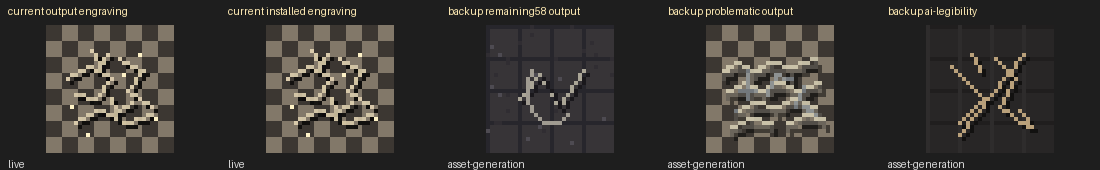
#> input picture asset-generation/outputs/engraving-runtime-audit-contact-sheet.png, 1100 x 170 px
$ python -i ai_refine_cat_family.py   (imports and definitions only)
#> lines starting #> are read from the running program, lines starting #| are printed output that depends on the picture
#!/usr/bin/env python3
"""AI-refine NetHack cat/pet tiles with the transparent ComfyUI workflow.

Targets Boss-rejected deterministic/simple cat placeholders and installs real
AI-painted transparent sprites at production paths.
"""
from __future__ import annotations
import json, shutil, sys, time, importlib.util
from dataclasses import asdict
from pathlib import Path
from PIL import Image, ImageFilter

ROOT = Path(__file__).resolve().parents[2]
spec = importlib.util.spec_from_file_location('generate_assets_base', ROOT/'asset-generation/scripts/generate_assets.py')
# [1 line not run here, left out]
base.WORKFLOW_PATH = ROOT/'asset-generation/workflows/krea2_basic_rem_back.json'
STATUS = ROOT/'asset-generation/manifests/generation-status.json'
EMAN = ROOT/'assets/tiles/manifest.json'
TARGETS = {
  'kitten-pet': 'friendly tiny kitten pet, warm ginger and cream fur, pointed ears, curled tail, tiny blue collar glint, cute alert pose, three-quarter top-down roguelike sprite, transparent background only',
  'kitten': 'tiny dungeon kitten monster, tan gray fur, pointed ears, curled tail, cautious low pose, three-quarter top-down roguelike sprite, transparent background only',
  'housecat': 'small adult house cat monster, tabby gray-brown fur stripes, arched back, pointed ears, long curved tail, three-quarter top-down roguelike sprite, transparent background only',
  'large-cat': 'large cat monster, tawny mountain-lion style feline, muscular body, pointed ears, long tail, crouched stalking pose, three-quarter top-down roguelike sprite, transparent background only',
}
STYLE = ('A single NetHack game tile sprite, AI-painted pixel-art/painted-pixel hybrid, '
         'readable at actual tiny 32x32 and 9-16px map size, cohesive hand-painted game art, '
         'strong feline silhouette, no SVG/vector flat icon look, no procedural simple shapes, '
         'no text, no letters, no UI badge, no border, no square card, no floor, no shadow rectangle, '
         'transparent/removed background. ')
NEG = (' Avoid photorealism, avoid plush toy, avoid logo, avoid emoji, avoid flat vector icon, '
       'avoid simple silhouette-only placeholder, avoid background card, avoid dungeon floor baked into sprite.')

def backup(p: Path, root: Path):
    if p.exists():
        dst = root / p.relative_to(ROOT); dst.parent.mkdir(parents=True, exist_ok=True)
        if not dst.exists(): shutil.copy2(p, dst)

def alpha_cleanup(im: Image.Image) -> Image.Image:
    im = im.convert('RGBA')
    # If Comfy/RMBG produced no alpha, remove contiguous near-white/near-edge bg.
    alpha = im.getchannel('A')
#> alpha: PIL image 1100x170 L; every value is 255
    if alpha.getextrema()[0] < 250:
        return im
    w,h = im.size; pix = im.load()
#> after `w, h = im.size`: w = 1100; h = 170
    edge=[]
    for x in range(w): edge += [pix[x,0][:3], pix[x,h-1][:3]]
#> this loop made 1100 passes
#> edge on passes 1 to 2: [(30, 30, 30), (30, 30, 30)], [(30, 30, 30), (30, 30, 30), (30, 30, 30), (30, 30, 30)]
#> after the loop, edge = 2200 items, first 6: (30, 30, 30), (30, 30, 30), (30, 30, 30), (30, 30, 30), (30, 30, 30), (30, 30, 30)
    for y in range(h): edge += [pix[0,y][:3], pix[w-1,y][:3]]
#> after the loop, edge = 2540 items, first 6: (30, 30, 30), (30, 30, 30), (30, 30, 30), (30, 30, 30), (30, 30, 30), (30, 30, 30)
    bg = tuple(sum(c[i] for c in edge)//len(edge) for i in range(3))
#> bg = (30, 30, 30)
    stack=[(x,0) for x in range(w)] + [(x,h-1) for x in range(w)] + [(0,y) for y in range(h)] + [(w-1,y) for y in range(h)]
    seen=set(); tol=70
    while stack:
        x,y=stack.pop()
        if x<0 or y<0 or x>=w or y>=h or (x,y) in seen: continue
        r,g,b,a=pix[x,y]; dist=(r-bg[0])**2+(g-bg[1])**2+(b-bg[2])**2
        if dist > tol*tol: continue
        seen.add((x,y)); pix[x,y]=(r,g,b,0)
        stack += [(x+1,y),(x-1,y),(x,y+1),(x,y-1)]
#> after the loop, seen = 144370 items; stack = []
    return im

def fit_to_32(src: Path, dests: list[Path]) -> dict:
    im = alpha_cleanup(Image.open(src))
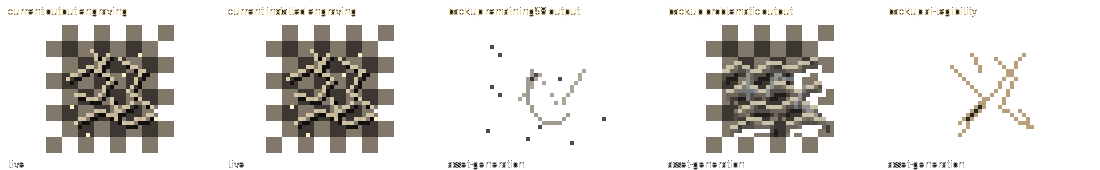
#> im: PIL image 1100x170 RGBA; mean R, G, B, A 54.4, 51.8, 48.6, 58.1; transparent parts drawn white
    # crop transparent margin, then pad to retain full sprite with breathing room
    bbox = im.getbbox()
#> bbox = (8, 7, 1034, 170)
    if bbox: im = im.crop(bbox)
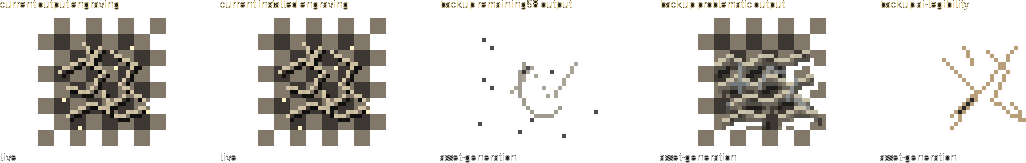
#> im: PIL image 1026x163 RGBA; mean R, G, B, A 57.1, 54.3, 50.7, 65; transparent parts drawn white
    im.thumbnail((28,28), Image.Resampling.LANCZOS)
    canvas = Image.new('RGBA', (32,32), (0,0,0,0))
#> canvas: PIL image 32x32 RGBA; every value is 0
    canvas.alpha_composite(im, ((32-im.width)//2, (32-im.height)//2))
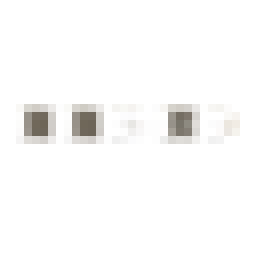
#> canvas: PIL image 32x32 RGBA (shown 8 times larger); mean R, G, B, A 16.2, 15.1, 13.3, 9; transparent parts drawn white
    canvas = canvas.filter(ImageFilter.UnsharpMask(radius=0.7, percent=120, threshold=3))
    for d in dests:
        d.parent.mkdir(parents=True, exist_ok=True); canvas.save(d)
    hist = canvas.getchannel('A').histogram()
    return {'transparentPixels': sum(hist[:16]), 'semiTransparentPixels': sum(hist[16:240]), 'opaquePixels': sum(hist[240:]), 'size': canvas.size}

def main():
    endpoint = sys.argv[1] if len(sys.argv) > 1 else 'http://127.0.0.1:8188'
    manifest = json.loads(EMAN.read_text())
    assets = {a['id']: a for a in manifest['assets']}
    status = json.loads(STATUS.read_text())
    stamp = time.strftime('ai-cat-refine-%Y%m%dT%H%M%SZ', time.gmtime())
    backup_root = ROOT/'asset-generation/backups'/stamp
    stats = base.check_comfy(endpoint); print('ComfyUI reachable:', stats.get('system',{}).get('comfyui_version'))
    run = {'type':'ai-transparent-cat-family-refinement','startedAt':time.strftime('%FT%TZ', time.gmtime()), 'workflow':'asset-generation/workflows/krea2_basic_rem_back.json', 'targets':list(TARGETS), 'backupRoot':str(backup_root.relative_to(ROOT))}
    status.setdefault('runs', []).append(run)
    for i,(aid, desc) in enumerate(TARGETS.items()):
        a = assets[aid]
        for p in [ROOT/a['installedPath'], ROOT/a.get('outputPath','')]:
            if str(p) != str(ROOT): backup(p, backup_root)
        asset = base.Asset(aid, a.get('name', aid), a.get('category',''), a['categorySlug'], a.get('priority','P0'), a.get('glyph',''), a.get('why',''), desc, a.get('renderingNotes',''), STYLE + desc + NEG)
        asset.outputPath = a.get('outputPath') or f'asset-generation/outputs/{asset.categorySlug}/{aid}.png'
        asset.installedPath = a['installedPath']
        print('AI refine', aid)
        raw = base.comfy_generate(endpoint, asset, seed=87087+i)
        out = ROOT/asset.outputPath; inst = ROOT/asset.installedPath
        alpha = fit_to_32(raw, [out, inst])
        rec = {**a, 'prompt': asset.prompt, 'status':'installed', 'workflow':'asset-generation/workflows/krea2_basic_rem_back.json', 'workflowLabel':'transparent-rmbg-ai-cat-refine', 'aiRefinement':True, 'backupRoot':str(backup_root.relative_to(ROOT)), 'completedAt':time.strftime('%FT%TZ', time.gmtime()), 'alphaStats':alpha}
        status['assets'][aid] = rec
        # Keep manifest in sync with prompt/workflow metadata.
        a.update({k:rec[k] for k in ['prompt','workflow','workflowLabel','status'] if k in rec})
        print('installed', asset.installedPath, alpha)
    run['completedAt'] = time.strftime('%FT%TZ', time.gmtime())
    STATUS.write_text(json.dumps(status, indent=2))
    EMAN.write_text(json.dumps(manifest, indent=2))

# [1 line not run here, left out]

#> (the run stopped early here; a loop or call above may not have finished)
